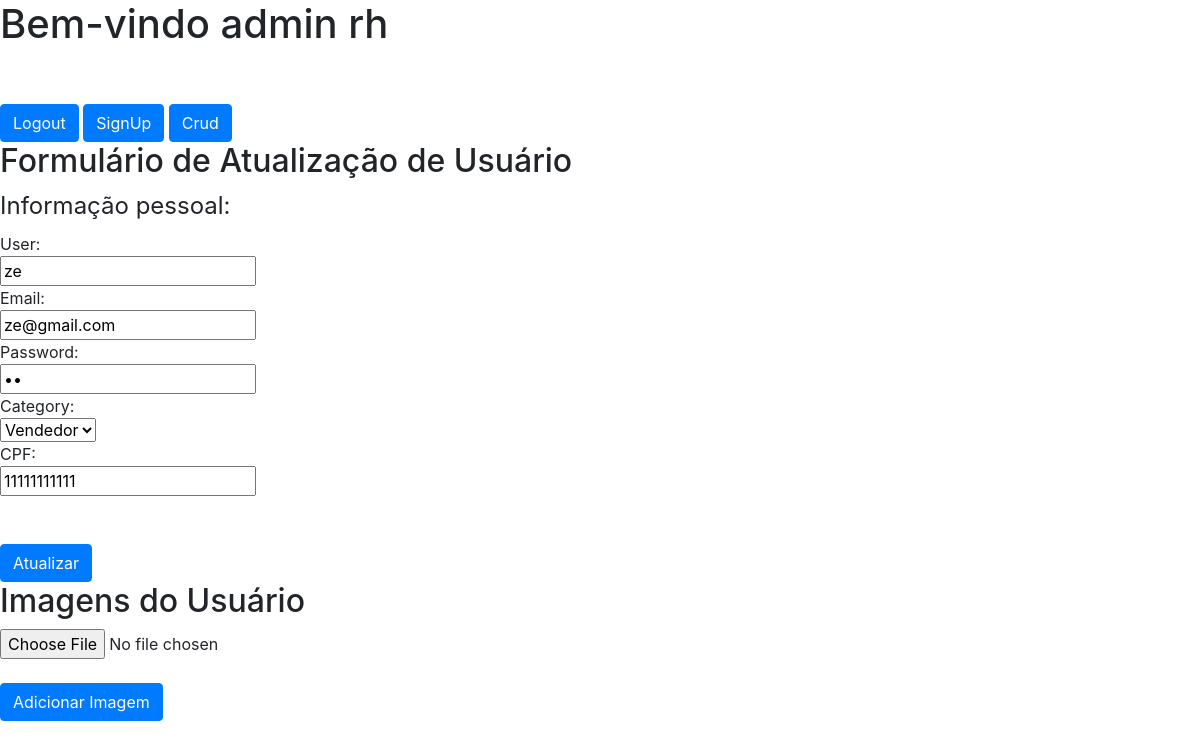
Screenshot of /Projeto_Alluh/cadastro/admin/update.php?id=3 (signed in) with the database file from the repository.
### tables this page shows
CREATE TABLE IF NOT EXISTS `registration` (
  `id` int NOT NULL AUTO_INCREMENT,
  `username` varchar(220) NOT NULL,
  `email` varchar(220) NOT NULL,
  `password` varchar(220) NOT NULL,
  `category` varchar(220) NOT NULL,
  `cpf` varchar(11) NOT NULL,
  PRIMARY KEY (`id`)
);

### Projeto_Alluh/cadastro/admin/update.php (the view, shortened to what this page needs)
<?php
include '../connect&login/connect.php';
$cpf = $cpfError = '';
if (isset($_GET['id'])) {
    $id = $_GET['id'];
    $sql = "SELECT * FROM registration WHERE id = ?";
    $stmt = $con->prepare($sql);
    $stmt->bind_param("i", $id);
    $stmt->execute();
    $result = $stmt->get_result();
    if ($result->num_rows > 0) {
        while ($row = $result->fetch_assoc()) {
            $username = $row['username'];
            $password = $row["password"];
            $email = $row["email"];
            $category = $row["category"];
            $cpf = $row["cpf"];
        }
    } else {
        header('location: crud_admin.php');
        exit;
    }
} else {
    header('location: crud_admin.php');
    exit;
}
?>
<!DOCTYPE html>
<html>
<head>
    <link rel="stylesheet" href="https://maxcdn.bootstrapcdn.com/bootstrap/4.5.2/css/bootstrap.min.css">
    <link rel="stylesheet" href="https://cdnjs.cloudflare.com/ajax/libs/font-awesome/5.15.3/css/all.min.css">
</head>
<body>
    <h1 class="Welcome">Bem-vindo admin <?php echo $_SESSION['username']; ?></h1>
    <div class "container">
        <a href="../connect&login/logout.php" class="btn btn-primary mt-5">Logout</a>
        <a href="signup_admin.php" class="btn btn-primary mt-5">SignUp</a>
        <a href="crud_admin.php" class="btn btn-primary mt-5">Crud</a>
    </div>
    <h2>Formulário de Atualização de Usuário</h2>
    <form action="" method="post">
        <fieldset>
            <legend>Informação pessoal:</legend>
            User: <br>
            <input type="text" name="username" value="<?php echo $username; ?>">
            <br>
            Email:<br>
            <input type="email" name="email" value="<?php echo $email; ?>">
            <br>
            Password:<br>
            <input type="password" name="password" value="<?php echo $password; ?>">
            <br>
            Category:<br>
            <select name="category" id="user_type">
                <option value="seller" <?php if ($category === 'seller') echo 'selected'; ?>>Vendedor</option>
            </select>
            <br>
            <div class="cpf-field">
                CPF:<br>
                <input type="text" name="cpf" placeholder="000.000.000-00" value="<?php echo $cpf; ?>">
            </div>
            <br>
            <br>
            <input type="submit" value="Atualizar" name="update" class="btn btn-primary">
        </fieldset>
    </form>
    <h2>Imagens do Usuário</h2>
    <form action="" method="post" enctype="multipart/form-data">
        <input type="file" name="image" accept="image/*">
        <input type="hidden" name="user_id" value="<?php echo $id; ?>"><br><br>
        <input type="submit" value="Adicionar Imagem" name="upload" class="btn btn-primary">
    </form>
</body>
</html>

### rows the page displays
registration: username "ze", email "ze@gmail.com", category "Vendedor", cpf "11111111111"

### other values shown
$_SESSION['username'] "rh"
